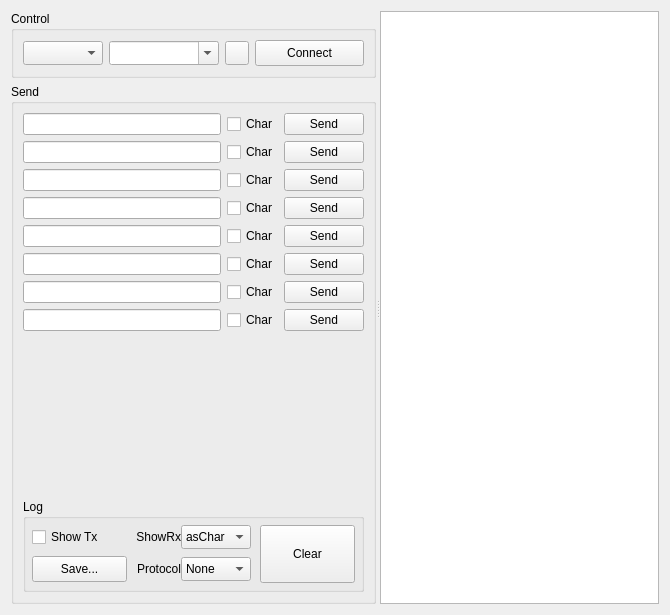
<?xml version="1.0" encoding="UTF-8"?>
<ui version="4.0">
 <class>Form</class>
 <widget class="QWidget" name="Form">
  <property name="geometry">
   <rect>
    <x>0</x>
    <y>0</y>
    <width>670</width>
    <height>615</height>
   </rect>
  </property>
  <property name="windowTitle">
   <string>Form</string>
  </property>
  <layout class="QHBoxLayout" name="horizontalLayout_10">
   <item>
    <widget class="QSplitter" name="splitter">
     <property name="orientation">
      <enum>Qt::Horizontal</enum>
     </property>
     <widget class="QWidget" name="layoutWidget">
      <layout class="QVBoxLayout" name="verticalLayout_2">
       <item>
        <widget class="QGroupBox" name="gbxTool">
         <property name="title">
          <string>Control</string>
         </property>
         <layout class="QHBoxLayout" name="horizontalLayout">
          <item>
           <widget class="QComboBox" name="cbxComSel">
            <property name="minimumSize">
             <size>
              <width>0</width>
              <height>24</height>
             </size>
            </property>
            <property name="maximumSize">
             <size>
              <width>80</width>
              <height>16777215</height>
             </size>
            </property>
           </widget>
          </item>
          <item>
           <widget class="QComboBox" name="cbxComBaud">
            <property name="minimumSize">
             <size>
              <width>0</width>
              <height>24</height>
             </size>
            </property>
            <property name="editable">
             <bool>true</bool>
            </property>
           </widget>
          </item>
          <item>
           <widget class="QPushButton" name="btStatus">
            <property name="sizePolicy">
             <sizepolicy hsizetype="Fixed" vsizetype="Fixed">
              <horstretch>24</horstretch>
              <verstretch>24</verstretch>
             </sizepolicy>
            </property>
            <property name="minimumSize">
             <size>
              <width>24</width>
              <height>24</height>
             </size>
            </property>
            <property name="maximumSize">
             <size>
              <width>24</width>
              <height>24</height>
             </size>
            </property>
            <property name="contextMenuPolicy">
             <enum>Qt::NoContextMenu</enum>
            </property>
            <property name="styleSheet">
             <string notr="true"/>
            </property>
            <property name="text">
             <string/>
            </property>
            <property name="flat">
             <bool>false</bool>
            </property>
           </widget>
          </item>
          <item>
           <widget class="QPushButton" name="btConnect">
            <property name="minimumSize">
             <size>
              <width>0</width>
              <height>26</height>
             </size>
            </property>
            <property name="text">
             <string>Connect</string>
            </property>
           </widget>
          </item>
         </layout>
        </widget>
       </item>
       <item>
        <widget class="QGroupBox" name="groupBox">
         <property name="title">
          <string>Send</string>
         </property>
         <layout class="QVBoxLayout" name="verticalLayout">
          <property name="spacing">
           <number>6</number>
          </property>
          <item>
           <layout class="QHBoxLayout" name="horizontalLayout_2">
            <item>
             <widget class="QLineEdit" name="leSend1"/>
            </item>
            <item>
             <widget class="QCheckBox" name="chbxSend1">
              <property name="text">
               <string>Char</string>
              </property>
             </widget>
            </item>
            <item>
             <widget class="QPushButton" name="btSend1">
              <property name="text">
               <string>Send</string>
              </property>
             </widget>
            </item>
           </layout>
          </item>
          <item>
           <layout class="QHBoxLayout" name="horizontalLayout_3">
            <item>
             <widget class="QLineEdit" name="leSend2"/>
            </item>
            <item>
             <widget class="QCheckBox" name="chbxSend2">
              <property name="text">
               <string>Char</string>
              </property>
             </widget>
            </item>
            <item>
             <widget class="QPushButton" name="btSend2">
              <property name="text">
               <string>Send</string>
              </property>
             </widget>
            </item>
           </layout>
          </item>
          <item>
           <layout class="QHBoxLayout" name="horizontalLayout_4">
            <item>
             <widget class="QLineEdit" name="leSend3"/>
            </item>
            <item>
             <widget class="QCheckBox" name="chbxSend3">
              <property name="text">
               <string>Char</string>
              </property>
             </widget>
            </item>
            <item>
             <widget class="QPushButton" name="btSend3">
              <property name="text">
               <string>Send</string>
              </property>
             </widget>
            </item>
           </layout>
          </item>
          <item>
           <layout class="QHBoxLayout" name="horizontalLayout_5">
            <item>
             <widget class="QLineEdit" name="leSend4"/>
            </item>
            <item>
             <widget class="QCheckBox" name="chbxSend4">
              <property name="text">
               <string>Char</string>
              </property>
             </widget>
            </item>
            <item>
             <widget class="QPushButton" name="btSend4">
              <property name="text">
               <string>Send</string>
              </property>
             </widget>
            </item>
           </layout>
          </item>
          <item>
           <layout class="QHBoxLayout" name="horizontalLayout_6">
            <item>
             <widget class="QLineEdit" name="leSend5"/>
            </item>
            <item>
             <widget class="QCheckBox" name="chbxSend5">
              <property name="text">
               <string>Char</string>
              </property>
             </widget>
            </item>
            <item>
             <widget class="QPushButton" name="btSend5">
              <property name="text">
               <string>Send</string>
              </property>
             </widget>
            </item>
           </layout>
          </item>
          <item>
           <layout class="QHBoxLayout" name="horizontalLayout_7">
            <item>
             <widget class="QLineEdit" name="leSend6"/>
            </item>
            <item>
             <widget class="QCheckBox" name="chbxSend6">
              <property name="text">
               <string>Char</string>
              </property>
             </widget>
            </item>
            <item>
             <widget class="QPushButton" name="btSend6">
              <property name="text">
               <string>Send</string>
              </property>
             </widget>
            </item>
           </layout>
          </item>
          <item>
           <layout class="QHBoxLayout" name="horizontalLayout_8">
            <item>
             <widget class="QLineEdit" name="leSend7"/>
            </item>
            <item>
             <widget class="QCheckBox" name="chbxSend7">
              <property name="text">
               <string>Char</string>
              </property>
             </widget>
            </item>
            <item>
             <widget class="QPushButton" name="btSend7">
              <property name="text">
               <string>Send</string>
              </property>
             </widget>
            </item>
           </layout>
          </item>
          <item>
           <layout class="QHBoxLayout" name="horizontalLayout_9">
            <item>
             <widget class="QLineEdit" name="leSend8"/>
            </item>
            <item>
             <widget class="QCheckBox" name="chbxSend8">
              <property name="text">
               <string>Char</string>
              </property>
             </widget>
            </item>
            <item>
             <widget class="QPushButton" name="btSend8">
              <property name="text">
               <string>Send</string>
              </property>
             </widget>
            </item>
           </layout>
          </item>
          <item>
           <spacer name="verticalSpacer">
            <property name="orientation">
             <enum>Qt::Vertical</enum>
            </property>
            <property name="sizeHint" stdset="0">
             <size>
              <width>20</width>
              <height>40</height>
             </size>
            </property>
           </spacer>
          </item>
          <item>
           <widget class="QGroupBox" name="groupBox_2">
            <property name="title">
             <string>Log</string>
            </property>
            <property name="flat">
             <bool>false</bool>
            </property>
            <layout class="QGridLayout" name="gridLayout">
             <property name="leftMargin">
              <number>6</number>
             </property>
             <property name="topMargin">
              <number>6</number>
             </property>
             <property name="rightMargin">
              <number>6</number>
             </property>
             <property name="bottomMargin">
              <number>6</number>
             </property>
             <property name="horizontalSpacing">
              <number>9</number>
             </property>
             <property name="verticalSpacing">
              <number>6</number>
             </property>
             <item row="0" column="3" rowspan="2">
              <widget class="QPushButton" name="btLogClear">
               <property name="minimumSize">
                <size>
                 <width>0</width>
                 <height>58</height>
                </size>
               </property>
               <property name="text">
                <string>Clear</string>
               </property>
              </widget>
             </item>
             <item row="0" column="1">
              <widget class="QCheckBox" name="chbxLogTx">
               <property name="text">
                <string>Show Tx</string>
               </property>
              </widget>
             </item>
             <item row="0" column="2">
              <layout class="QHBoxLayout" name="horizontalLayout_11">
               <item>
                <widget class="QLabel" name="label_2">
                 <property name="text">
                  <string>ShowRx</string>
                 </property>
                 <property name="alignment">
                  <set>Qt::AlignRight|Qt::AlignTrailing|Qt::AlignVCenter</set>
                 </property>
                 <property name="margin">
                  <number>6</number>
                 </property>
                </widget>
               </item>
               <item>
                <widget class="QComboBox" name="cbxConvRx">
                 <property name="minimumSize">
                  <size>
                   <width>0</width>
                   <height>24</height>
                  </size>
                 </property>
                 <property name="frame">
                  <bool>true</bool>
                 </property>
                 <item>
                  <property name="text">
                   <string>asChar</string>
                  </property>
                 </item>
                 <item>
                  <property name="text">
                   <string>asHex</string>
                  </property>
                 </item>
                 <item>
                  <property name="text">
                   <string>asInt</string>
                  </property>
                 </item>
                </widget>
               </item>
              </layout>
             </item>
             <item row="1" column="2">
              <layout class="QHBoxLayout" name="horizontalLayout_12">
               <item>
                <widget class="QLabel" name="label">
                 <property name="text">
                  <string>Protocol</string>
                 </property>
                 <property name="alignment">
                  <set>Qt::AlignRight|Qt::AlignTrailing|Qt::AlignVCenter</set>
                 </property>
                 <property name="margin">
                  <number>6</number>
                 </property>
                </widget>
               </item>
               <item>
                <widget class="QComboBox" name="cbxProtocol">
                 <property name="minimumSize">
                  <size>
                   <width>0</width>
                   <height>24</height>
                  </size>
                 </property>
                 <item>
                  <property name="text">
                   <string>None</string>
                  </property>
                 </item>
                 <item>
                  <property name="text">
                   <string>Double</string>
                  </property>
                 </item>
                 <item>
                  <property name="text">
                   <string>HdrLen</string>
                  </property>
                 </item>
                </widget>
               </item>
              </layout>
             </item>
             <item row="1" column="1">
              <widget class="QPushButton" name="btLogSave">
               <property name="minimumSize">
                <size>
                 <width>0</width>
                 <height>26</height>
                </size>
               </property>
               <property name="text">
                <string>Save...</string>
               </property>
              </widget>
             </item>
            </layout>
           </widget>
          </item>
         </layout>
        </widget>
       </item>
      </layout>
     </widget>
     <widget class="QTextEdit" name="txtEdLog"/>
    </widget>
   </item>
  </layout>
 </widget>
 <resources/>
 <connections/>
</ui>
